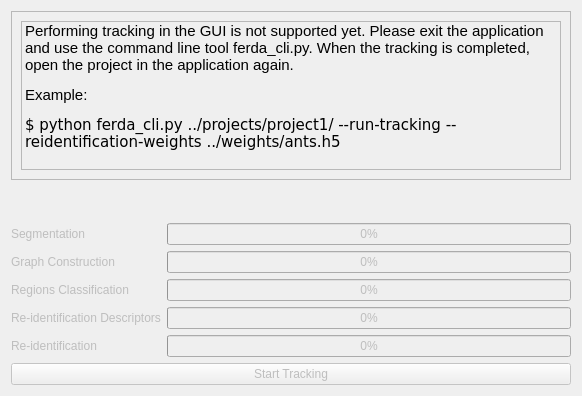
<?xml version="1.0" encoding="UTF-8"?>
<ui version="4.0">
 <class>tracking_widget</class>
 <widget class="QWidget" name="tracking_widget">
  <property name="geometry">
   <rect>
    <x>0</x>
    <y>0</y>
    <width>582</width>
    <height>396</height>
   </rect>
  </property>
  <property name="minimumSize">
   <size>
    <width>582</width>
    <height>298</height>
   </size>
  </property>
  <property name="windowTitle">
   <string>Form</string>
  </property>
  <layout class="QVBoxLayout" name="verticalLayout_2">
   <item>
    <widget class="QFrame" name="frame">
     <property name="frameShape">
      <enum>QFrame::StyledPanel</enum>
     </property>
     <property name="frameShadow">
      <enum>QFrame::Raised</enum>
     </property>
     <layout class="QVBoxLayout" name="verticalLayout">
      <item>
       <widget class="QLabel" name="label_6">
        <property name="frameShape">
         <enum>QFrame::StyledPanel</enum>
        </property>
        <property name="text">
         <string>&lt;!DOCTYPE HTML PUBLIC &quot;-//W3C//DTD HTML 4.0//EN&quot; &quot;http://www.w3.org/TR/REC-html40/strict.dtd&quot;&gt;
&lt;html&gt;&lt;head&gt;&lt;meta name=&quot;qrichtext&quot; content=&quot;1&quot; /&gt;&lt;style type=&quot;text/css&quot;&gt;
p, li { white-space: pre-wrap; }
&lt;/style&gt;&lt;/head&gt;&lt;body style=&quot; font-family:'Cantarell'; font-size:11pt; font-weight:400; font-style:normal;&quot;&gt;
&lt;p style=&quot; margin-top:12px; margin-bottom:12px; margin-left:0px; margin-right:0px; -qt-block-indent:0; text-indent:0px;&quot;&gt;Performing tracking in the GUI is not supported yet. Please exit the application and use the command line tool &lt;span style=&quot; font-family:'Courier New,courier';&quot;&gt;ferda_cli.py&lt;/span&gt;. When the tracking is completed, open the project in the application again.&lt;/p&gt;
&lt;p style=&quot; margin-top:12px; margin-bottom:12px; margin-left:0px; margin-right:0px; -qt-block-indent:0; text-indent:0px;&quot;&gt;Example:&lt;/p&gt;
&lt;pre style=&quot; margin-top:12px; margin-bottom:0px; margin-left:0px; margin-right:0px; -qt-block-indent:0; text-indent:0px;&quot;&gt;&lt;span style=&quot; font-family:'Courier New,courier';&quot;&gt;$ python ferda_cli.py ../projects/project1/ --run-tracking --reidentification-weights ../weights/ants.h5&lt;/span&gt;&lt;/pre&gt;
&lt;pre style=&quot;-qt-paragraph-type:empty; margin-top:0px; margin-bottom:12px; margin-left:0px; margin-right:0px; -qt-block-indent:0; text-indent:0px; font-family:'Courier New,courier';&quot;&gt;&lt;br /&gt;&lt;/pre&gt;&lt;/body&gt;&lt;/html&gt;</string>
        </property>
        <property name="textFormat">
         <enum>Qt::RichText</enum>
        </property>
        <property name="wordWrap">
         <bool>true</bool>
        </property>
        <property name="textInteractionFlags">
         <set>Qt::LinksAccessibleByMouse|Qt::TextSelectableByKeyboard|Qt::TextSelectableByMouse</set>
        </property>
       </widget>
      </item>
     </layout>
    </widget>
   </item>
   <item>
    <spacer name="verticalSpacer">
     <property name="orientation">
      <enum>Qt::Vertical</enum>
     </property>
     <property name="sizeHint" stdset="0">
      <size>
       <width>20</width>
       <height>40</height>
      </size>
     </property>
    </spacer>
   </item>
   <item>
    <layout class="QGridLayout" name="gridLayout">
     <item row="3" column="0">
      <widget class="QLabel" name="label_4">
       <property name="enabled">
        <bool>false</bool>
       </property>
       <property name="text">
        <string>Re-identification Descriptors</string>
       </property>
      </widget>
     </item>
     <item row="2" column="1">
      <widget class="QProgressBar" name="pbar_regions_classification">
       <property name="enabled">
        <bool>false</bool>
       </property>
       <property name="value">
        <number>0</number>
       </property>
      </widget>
     </item>
     <item row="0" column="0">
      <widget class="QLabel" name="label">
       <property name="enabled">
        <bool>false</bool>
       </property>
       <property name="text">
        <string>Segmentation</string>
       </property>
      </widget>
     </item>
     <item row="1" column="0">
      <widget class="QLabel" name="label_2">
       <property name="enabled">
        <bool>false</bool>
       </property>
       <property name="text">
        <string>Graph Construction</string>
       </property>
      </widget>
     </item>
     <item row="1" column="1">
      <widget class="QProgressBar" name="pbar_graph">
       <property name="enabled">
        <bool>false</bool>
       </property>
       <property name="value">
        <number>0</number>
       </property>
      </widget>
     </item>
     <item row="0" column="1">
      <widget class="QProgressBar" name="pbar_segmentation">
       <property name="enabled">
        <bool>false</bool>
       </property>
       <property name="autoFillBackground">
        <bool>false</bool>
       </property>
       <property name="value">
        <number>0</number>
       </property>
      </widget>
     </item>
     <item row="3" column="1">
      <widget class="QProgressBar" name="pbar_descriptors">
       <property name="enabled">
        <bool>false</bool>
       </property>
       <property name="value">
        <number>0</number>
       </property>
      </widget>
     </item>
     <item row="2" column="0">
      <widget class="QLabel" name="label_3">
       <property name="enabled">
        <bool>false</bool>
       </property>
       <property name="text">
        <string>Regions Classification</string>
       </property>
      </widget>
     </item>
     <item row="4" column="0">
      <widget class="QLabel" name="label_5">
       <property name="enabled">
        <bool>false</bool>
       </property>
       <property name="text">
        <string>Re-identification</string>
       </property>
      </widget>
     </item>
     <item row="4" column="1">
      <widget class="QProgressBar" name="pbar_reid">
       <property name="enabled">
        <bool>false</bool>
       </property>
       <property name="value">
        <number>0</number>
       </property>
      </widget>
     </item>
    </layout>
   </item>
   <item>
    <widget class="QPushButton" name="start_tracking_button">
     <property name="enabled">
      <bool>false</bool>
     </property>
     <property name="text">
      <string>Start Tracking</string>
     </property>
    </widget>
   </item>
  </layout>
 </widget>
 <resources/>
 <connections/>
 <buttongroups>
  <buttongroup name="buttonGroup"/>
 </buttongroups>
</ui>
